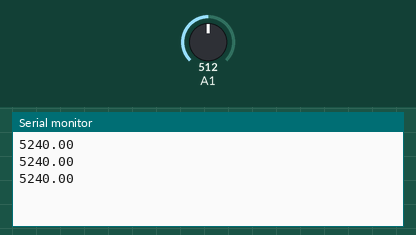
Recording of a sketch running on a simulated Arduino Uno, built with avr-gcc and run on an emulated ATmega328P. On the bench: the last lines printed to the serial monitor. Inputs (shaded band) come from the test bench; at power-on: A1 = 512.

Above: at 1.3 s.
1.4 s: A1 set to 716
At 1.9 s:
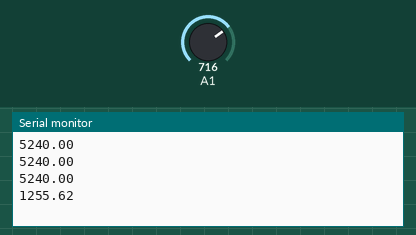
2.9 s: A1 set to 900
At 3.4 s:
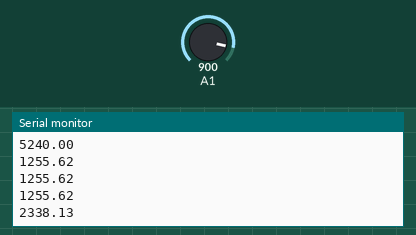
Timing chart, 0 to 5.9 s (numbered marks = the images above; inputs shaded):
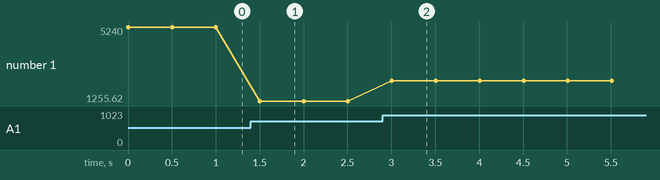

Measured:
- after the input at 1.4 s, the serial monitor: prints a new line after 0.10 s (image 1)
- after the input at 2.9 s, the serial monitor: prints a new line after 0.10 s (image 2)
- plotted number 1: 5240 → 1255.62 after the input at 1.4 s, 1255.62 → 2338.13 after the input at 2.9 s

The sketch:

turbidity-test.ino
```cpp
void setup() {
  Serial.begin(9600); //Baud rate: 9600
}

float turbidity(float input){
  /*
   * 0 = 3,81
   * 4000 = 0
   * perbandingan 3,81:4000
   * turb = abs((3,81-input)*4000)
   */
   float turb = abs((3.81-input)*4000);

   return turb;
}

void loop() {
  int sensorValue = analogRead(A1);// read the input on analog pin 0:
  float voltage = sensorValue * (5.0 / 1024.0); // Convert the analog reading (which goes from 0 - 1023) to a voltage (0 - 5V):

  Serial.println(turbidity(voltage)); // print out the value you read:
  delay(500);
}
```
